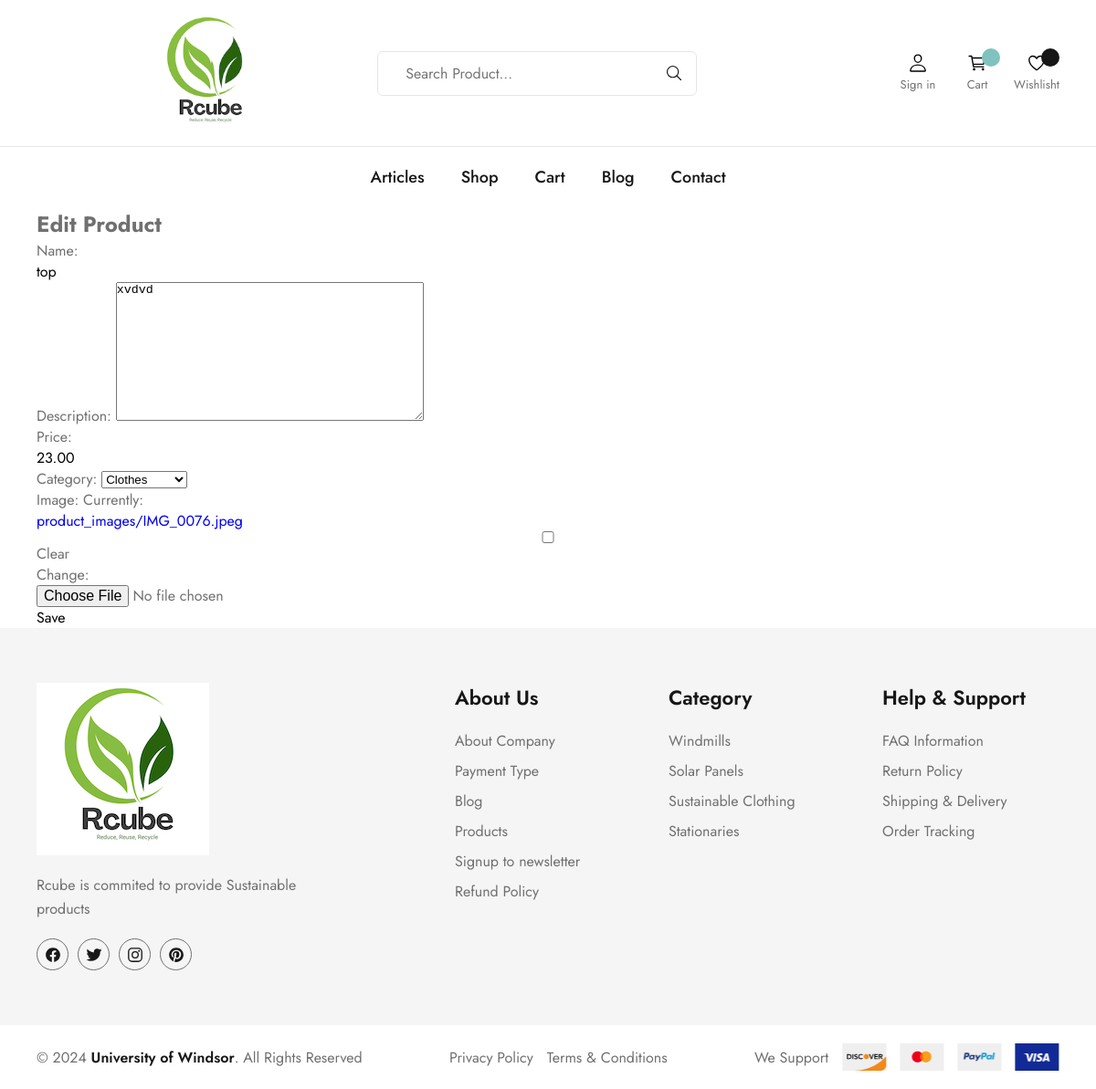
Before: /edit_product/3/ with the older database file.
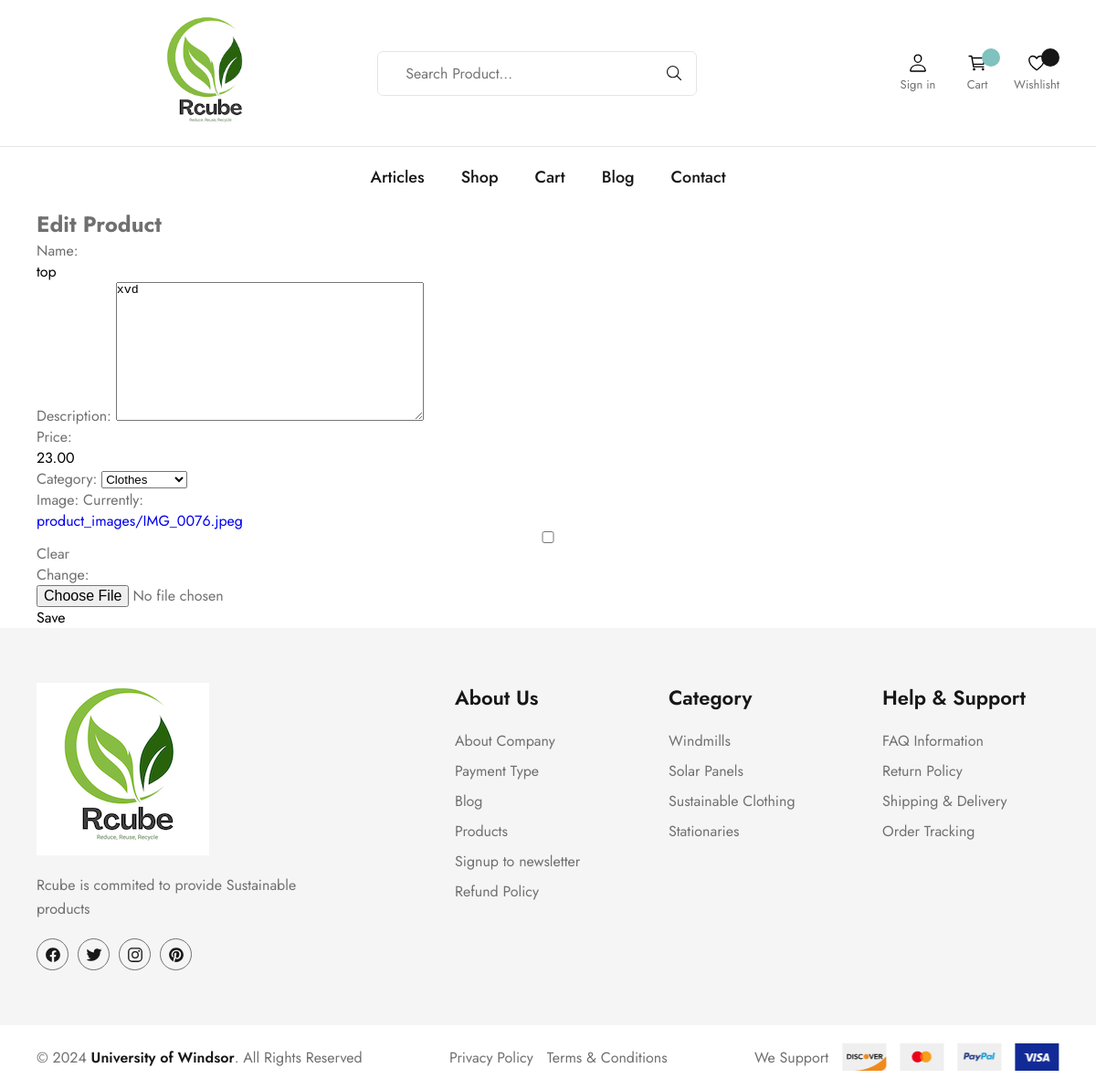
After: the same page with the newer database file.
### usersApp/models.py (models this page shows, shortened)
class Product(models.Model):
    name = models.CharField(max_length=100)
    description = models.TextField(blank=True)
    price = models.DecimalField(max_digits=10, decimal_places=2)
    category = models.ForeignKey(Category, on_delete=models.CASCADE)
    image = models.ImageField(upload_to='product_images/', blank=True, null=True)

class Category(models.Model):
    name = models.CharField(max_length=100, unique=True)
    description = models.TextField(blank=True)
    def __str__(self):
        return self.name

### usersApp/views.py (the view)
# urls.py: path('edit_product/<int:product_id>/', views.edit_product, name='edit_product'),
def edit_product(request, product_id):
    product = get_object_or_404(Product, id=product_id)
    if request.method == 'POST':
        form = ProductForm(request.POST, request.FILES, instance=product)
        if form.is_valid():
            form.save()
            return redirect('list_products')
    else:
        form = ProductForm(instance=product)
    return render(request, 'edit_product.html', {'form': form})

### usersApp/forms.py
class ProductForm(forms.ModelForm):
    class Meta:
        model = Product
        fields = ['name', 'description', 'price', 'category', 'image']

### usersApp/templates/edit_product.html (shortened to what this page needs)
{% extends "rcube-green-ecom/base.html" %}
{% block content %}
  <h2>Edit Product</h2>
  <form method="post" enctype="multipart/form-data">
    {{ form.as_p }}
    <button type="submit">Save</button>
  </form>
{% endblock %}

Changed rows visible on the page:
changed Product "Clothes": description "xvdvd" → "xvd"
